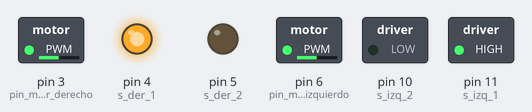
Bench run of a sketch on a simulated Arduino Uno, built with avr-gcc and run on an emulated ATmega328P. On the bench: switched loads named in the sketch (green lamp = pin HIGH), output pins drawn as LEDs (lit = HIGH).

Above: at 0.1 s.
Timing chart, 0 to 1.6 s (numbered marks = the images above):
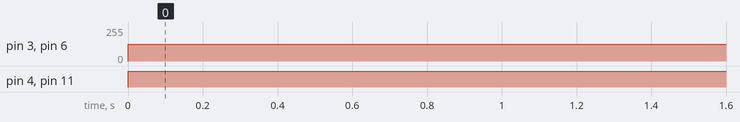

Measured:
- by itself, pin 3 (pin_motor_derecho), pin 6 (pin_motor_izquierdo): 0/255 → 125/255 at 0.00 s
- by itself, pin 4 (s_der_1), pin 11 (s_izq_1): LOW → HIGH at 0.00 s

The sketch:

Test_motors.ino
```cpp
int pin_motor_derecho = 3;
int pin_motor_izquierdo = 6;

int s_izq_1 = 11;
int s_izq_2 = 10;

int s_der_1 = 4;
int s_der_2 = 5;

int vel = 125;

void setup() {
  // put your setup code here, to run once:
  pinMode(pin_motor_derecho, OUTPUT);
  pinMode(pin_motor_izquierdo, OUTPUT);

  pinMode(s_izq_1, OUTPUT);
  pinMode(s_izq_2, OUTPUT);

  pinMode(s_der_1, OUTPUT);
  pinMode(s_der_2, OUTPUT);


}

void loop() {
  // put your main code here, to run repeatedly:

  // Inciamos el baile

  digitalWrite(s_izq_1,HIGH);
  digitalWrite(s_izq_2,LOW);
  digitalWrite(s_der_1,HIGH);
  digitalWrite(s_der_2,LOW);
  digitalWrite(13,HIGH);

  analogWrite(pin_motor_izquierdo,vel);
  //delay(5000);
  analogWrite(pin_motor_derecho,vel);
//
//  digitalWrite(13,LOW);
//  analogWrite(pin_motor_derecho,vel);
//  delay(5000);
//  analogWrite(pin_motor_derecho,0);
//
//  digitalWrite(s_izq_1,LOW);
//  digitalWrite(s_izq_2,HIGH);
//  digitalWrite(s_der_1,LOW);
//  digitalWrite(s_der_2,HIGH);
//
//  digitalWrite(13,HIGH);
//  analogWrite(pin_motor_izquierdo,vel);
//  delay(5000);
//  analogWrite(pin_motor_izquierdo,0);
//
//  digitalWrite(13,LOW);
//  analogWrite(pin_motor_derecho,vel);
//  delay(5000);
//  analogWrite(pin_motor_derecho,0);


}
```
